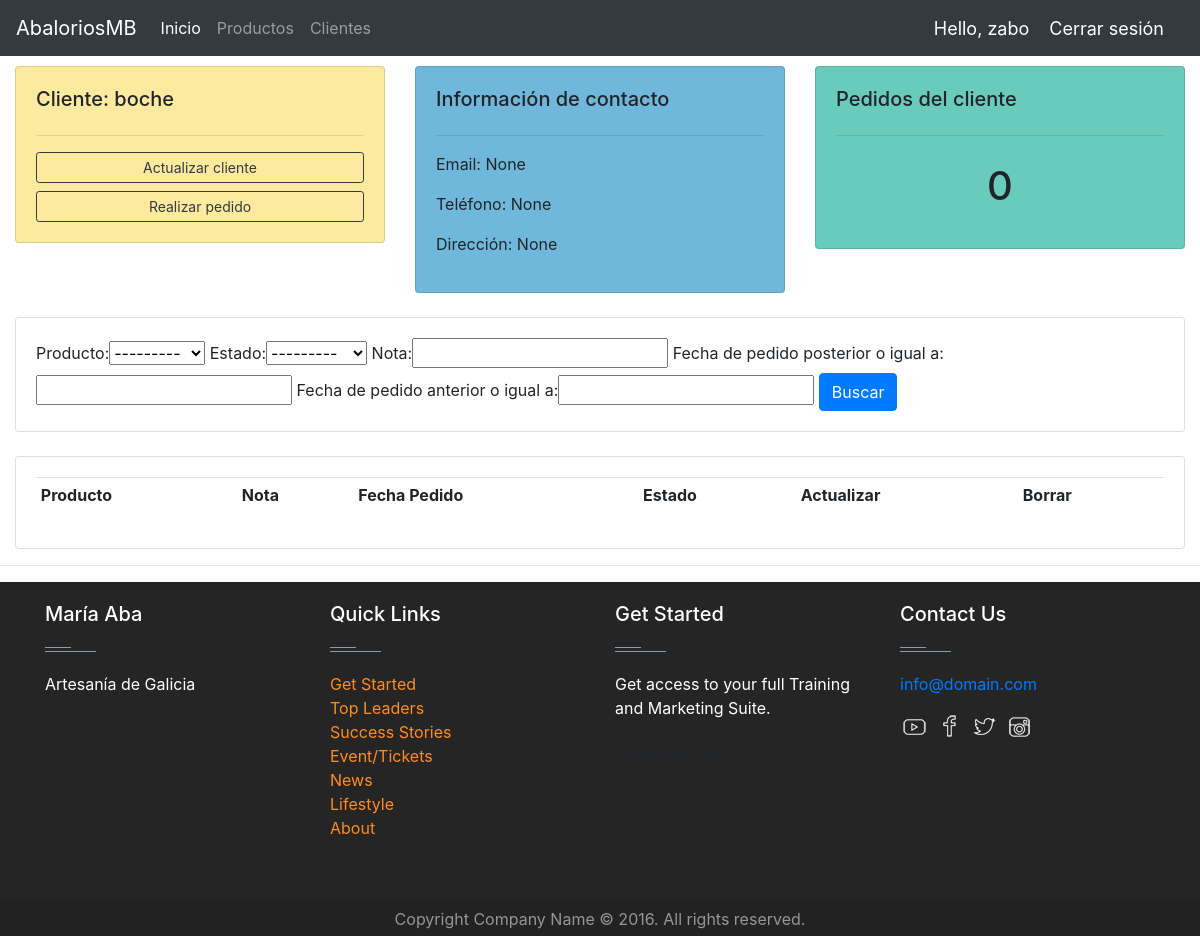
The page /customer/6/ (signed in) on the database its author committed.
### jewels/models.py (models this page shows, shortened)
class Customer(models.Model):
    user = models.OneToOneField(User, null=True, blank=True, on_delete=models.CASCADE)
    name = models.CharField(max_length=200, null=True)
    phone = models.CharField(max_length=200, null=True)
    email = models.CharField(max_length=200, null=True)
    address = models.CharField(max_length=10000, null=True)
    profile_pic = models.ImageField(default="profile1.jpg", null=True, blank=True)
    date_created = models.DateTimeField(auto_now_add=True, null=True)

### jewels/decorators.py (the view)
        def wrapper_func(request, *args, **kwargs):
            group = None
            if request.user.groups.exists():
                group = request.user.groups.all()[0].name
            if group in allowed_roles:
                return view_func(request, *args, **kwargs)
            else:
                return HttpResponse('You are not authorized to view this page')

### jewels/models.py (called while the page is built)
    def __str__(self):
        return self.name

### jewels/views.py (called while the page is built)
@login_required(login_url='login')
@allowed_users(allowed_roles=['admin'])
def customer(request, pk):
    customer = Customer.objects.get(id=pk)
    orders = customer.order_set.all().order_by('-date_created')
    order_count = orders.count()
    myFilter = OrderFilter(request.GET, queryset=orders)
    orders = myFilter.qs
    context = {'customer': customer,
               'orders': orders,
               'order_count': order_count,
               'myFilter': myFilter
               }
    return render(request, 'jewels/customer.html', context)

### jewels/templates/jewels/customer.html (shortened to what this page needs)
{% extends 'jewels/main.html' %}
{% block content %}
    <div class="container-fluid">
        <div class="row">
            <div class="col-md">
                <div class="card card-body" style="background-color: #fcea9f;margin-top: 10px;">
                    <h5>Cliente: {{ customer.name }}</h5>
                    <hr>
                    <a class="btn btn-outline-dark btn-sm btn-block"href="{% url 'update_customer' customer.id %}">Actualizar cliente</a>
                    <a class="btn btn-outline-dark btn-sm btn-block" href="{% url 'create_order' customer.id %}">Realizar pedido</a>
                </div>
            </div>
            <div class="col-md">
                <div class="card card-body" style="background-color: #6fb8dc ;margin-top: 10px;">
                    <h5>Información de contacto</h5>
                    <hr>
                    <p>Email: {{ customer.email }}</p>
                    <p>Teléfono: {{ customer.phone }}</p>
                    <p>Dirección: {{ customer.address }}</p>
                </div>
            </div>
            <div class="col-md">
                <div class="card card-body" style="background-color: #68cbbb; margin-top: 10px;">
                    <h5>Pedidos del cliente</h5>
                    <hr>
                    <h1 style="text-align: center; padding: 10px">{{ order_count }}</h1>
                </div>
            </div>
        </div>
        <br>
        <div class="row">
            <div class="col">
                <div class="card card-body">
                    <form action="" method="get">
                        {{ myFilter.form }}
                        <button class="btn btn-primary" type="submit">Buscar</button>
                    </form>
                </div>
            </div>
        </div>
        <br>
        <div class="row">
            <div class="col-md">
                <div class="card card-body">
                    <table class="table table-sm">
                        <tr>
                            <th>Producto</th>
                            <th>Nota</th>
                            <th>Fecha Pedido</th>
                            <th>Estado</th>
                            <th>Actualizar</th>
                            <th>Borrar</th>
                        </tr>
                    </table>
                </div>
            </div>
        </div>
    </div>
{% endblock content %}

### jewels/templates/jewels/navbar.html (shortened to what this page needs)
{% load static %}
<nav class="navbar navbar-expand-lg navbar-dark bg-dark">
  <a class="navbar-brand" href="{% url 'home' %}">AbaloriosMB</a>
  <div class="collapse navbar-collapse" id="navbarNav">
    <ul class="navbar-nav">
        {% if request.user.is_staff %}
              <li class="nav-item active">
                <a class="nav-link" href="{% url 'home' %}">Inicio</a>
              </li>
              <li class="nav-item">
                <a class="nav-link" href="{% url 'products' %}">Productos</a>
              </li>
              <li class="nav-item">
                  <a class="nav-link" href="{% url 'customers' %}">Clientes</a>
              </li>
        {% else %}
            <li class="nav-item">
                <a href="{% url 'account' %}" class="nav-link">Ajustes</a>
            </li>
        {% endif %}
    </ul>
  </div>
    <span class="hello-msg">Hello, {{ request.user }}</span>
    <span><a class="hello-msg" href="{% url 'logout' %}">Cerrar sesión</a></span>
</nav>

### static/css/main.css (style rules this page uses)
body { background-color: #ebeff5; }
.btn { background-color: #ff8d1e; color:#fff; }

### jewels/templates/jewels/navbar.html (style rules this page uses)
.hello-msg { font-size: 18px; color: white; margin-right: 20px; }

### rows shown on the page
Customer: name "boche", email "None", phone "None", address "None"

### other values the page prints
{{ request.user }} "zabo"
{{ order_count }} "0"
